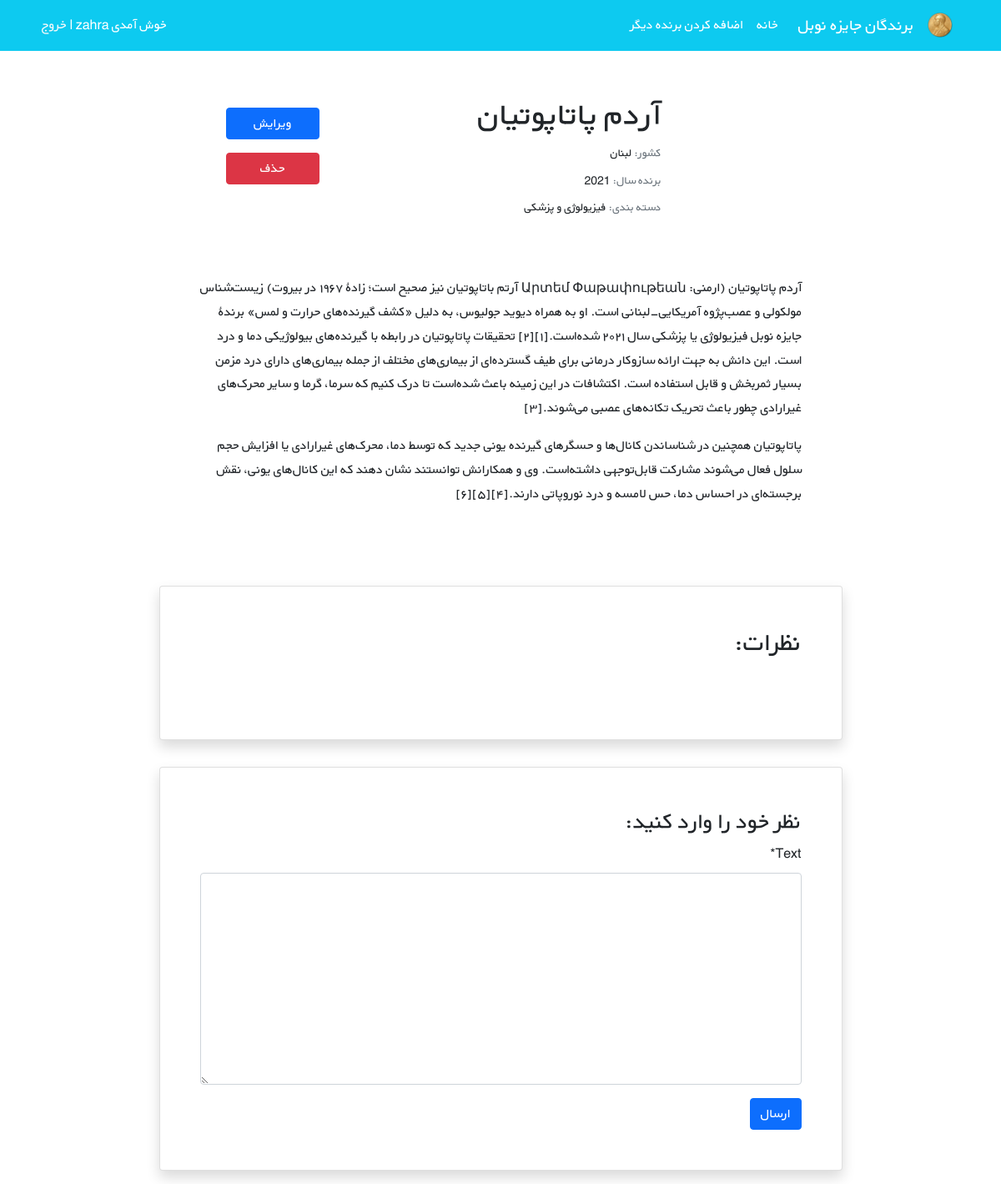
/nobels/4/ (signed in), run on the app's committed database.
### nobels/models.py (models this page shows, shortened)
class Nobel(models.Model):
    STATUS_CHOICES = (
        ('اقتصاد', 'اقتصاد'),
        ("ادبیات", "ادبیات"),
        ('شیمی', 'شیمی'),
        ("فیزیک", "فیزیک"),
        ("صلح نوبل", "صلح نوبل"),
        ("فیزیولوژی و پزشکی", "فیزیولوژی و پزشکی"),
    )
    name = models.CharField(max_length=200)
    description = models.TextField()
    year = models.PositiveIntegerField()
    country = models.CharField(max_length=50)
    grouping = models.CharField(choices=STATUS_CHOICES, max_length=23)
    cover = models.ImageField(upload_to="covers/", blank=True)
    datetime_created = models.DateTimeField(auto_now_add=True)
    datetime_modified = models.DateTimeField(auto_now=True)

### nobels/views.py (the view)
# urls.py: path("<int:pk>/", nobe_detail_view, name="nobel_detail"),
@login_required()
def nobe_detail_view(request, pk):
    nobel = get_object_or_404(Nobel, pk=pk)
    nobel_comments = nobel.comments.all()
    if request.method == "POST":
        comment_form = CommentForm(request.POST)
        if comment_form.is_valid():
            new_comment = comment_form.save(commit=False)
            new_comment.nobel = nobel
            new_comment.user = request.user
            new_comment.save()
            comment_form = CommentForm()
    else:
        comment_form = CommentForm()
    return render(request, "nobels/nobel_detail.html", {
        "nobel": nobel,
        "comments": nobel_comments,
        "comment_form": comment_form,
    })

### nobels/forms.py
class CommentForm(forms.ModelForm):
    class Meta:
        model = Comment
        fields = ("text",)

### nobels/templates/nobels/nobel_detail.html (shortened to what this page needs)
{% extends "_base.html" %}
{% load crispy_forms_tags %}
{% block content %}
    <div class="container mt-5" dir="rtl">
        <div class="">
            <div class="">
                <div class="d-flex justify-content-center">
                    <div class="row w-sm-75 w-100">
                        <div class="col-xs-12 col-md-3 d-flex justify-content-center">
                        </div>
                        <div class="col-xs-12 col-md-6 text-center text-md-end mt-md-1 mt-4">
                            <h1>{{ nobel.name }}</h1>
                            <h5 class="small my-1"><span class="text-muted">کشور: </span>{{ nobel.country }}</h5>
                            <h5 class="small my-1"><span class="text-muted">برنده سال: </span>{{ nobel.year }}</h5>
                            <h5 class="small my-1"><span class="text-muted">دسته بندی: </span>{{ nobel.grouping }}</h5>
                        </div>
                        <div class="col-xs-12 mt-3 col-md-2 d-flex flex-column">
                            <a class="btn btn-primary mt-1" href="{% url "nobel_update" nobel.id %}" role="button">ویرایش</a>
                            <a class="btn btn-danger mt-3" href="{% url "nobel_delete" nobel.id %}"
                               role="button">حذف</a>
                        </div>
                    </div>
                </div>
                <div class="d-flex justify-content-center">
                    <div class="my-3 p-5 w-sm-75 w-100">
                        {{ nobel.description|linebreaks }}
                    </div>
                </div>
                <div class="d-flex justify-content-center">
                    <div class="card shadow my-3 p-5 w-sm-75 w-100">
                        <h2 class="mb-5">نظرات:</h2>
                    </div>
                </div>
                <div class="d-flex justify-content-center">
                    <div class="card shadow my-3 p-5 w-sm-75 w-100">
                        <h3>نظر خود را وارد کنید:</h3>
                        <form method="POST">
                            {{ comment_form|crispy }}
                            <button type="submit" class="btn btn-primary">ارسال</button>
                        </form>
                    </div>
                </div>
            </div>
        </div>
    </div>
{% endblock %}

### static/css/style.css (style rules this page uses)
* { font-family: 'BYekan', sans-serif; line-height: 1.8rem; }
@media (min-width: 576px) { .w-sm-75 { width: 75%!important; } }

### data on the page
Nobel: name "آردم پاتاپوتیان", country "لبنان", year "2021", grouping "فیزیولوژی و پزشکی", description "آردم پاتاپوتیان (ارمنی: Արտեմ Փաթափութեան آرتم باتاپوتیان نیز صحیح است؛ زادهٔ ۱۹۶۷ در بیروت) زیست‌شناس مولکولی و عصب‌پژوه آمریکایی-لبنانی است. او به همراه دیوید جولیوس، به دلیل «کشف گیرنده‌های حرارت و لمس» برندهٔ جایزه نوبل فیزیولوژی یا پزشکی سال ۲۰۲۱ شده‌است.[۱][۲] تحقیقات پاتاپوتیان در رابطه با گیرنده‌های بیولوژیکی دما و درد است. این دانش به جهت ارائه سازوکار درمانی برای طیف گسترده‌ای از بیماری‌های مختلف از جمله بیماری‌های دارای درد مزمن بسیار ثمربخش و قابل استفاده است. اکتشافات در این زمینه باعث شده‌است تا درک کنیم که سرما، گرما و سایر محرک‌های غیرارادی چطور باعث تحریک تکانه‌های عصبی می‌شوند.[۳] پاتاپوتیان همچنین در شناساندن کانال‌ها و حسگرهای گیرنده یونی جدید که توسط دما، محرک‌های…"
